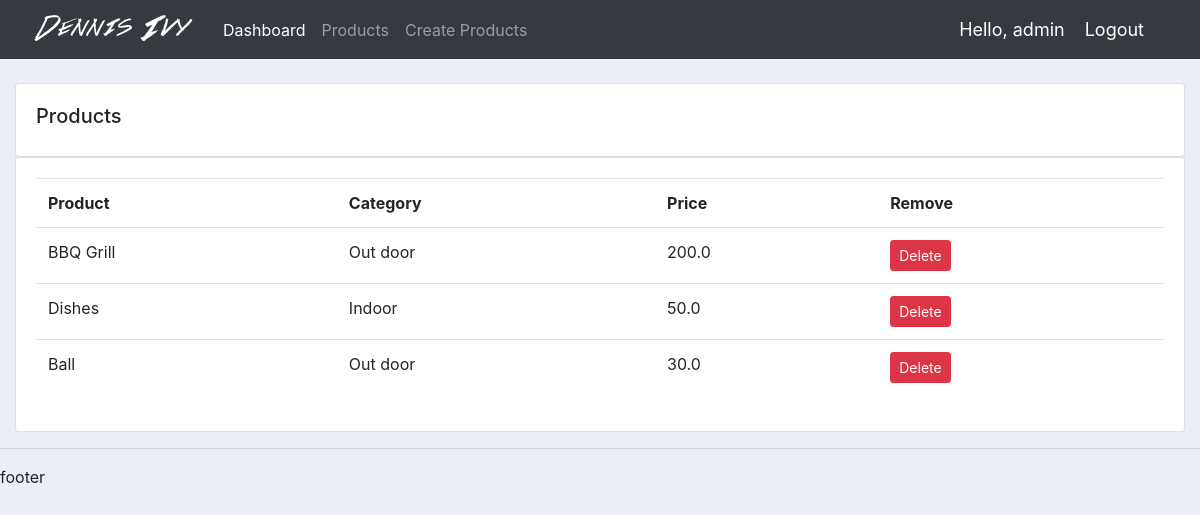
The app's page /products/ (signed in), older data.
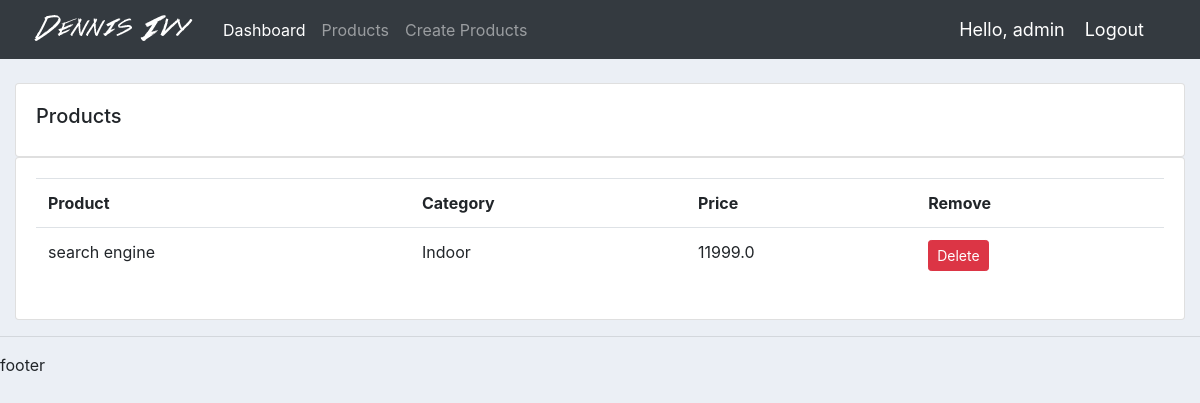
The same page, newer data.
### accounts/models.py (models this page shows, shortened)
class Product(models.Model):
	CATEGORY = (
		('Indoor','Indoor'),
		('Out door','Out door')
		)
	name=models.CharField(max_length=200, null=True, default='Product Deleted')
	price=models.FloatField(null=True)
	category=models.CharField(max_length=200, null=True, choices=CATEGORY)
	description=models.CharField(max_length=200, null=True, blank=True)
	date_created = models.DateTimeField(auto_now_add=True)
	tag = models.ManyToManyField(Tag)

### accounts/decorators.py (the view)
		def wrapper_func(request, *args, **kwargs):
			group = None
			if request.user.groups.exists():
				group = request.user.groups.all()[0].name
			if group in allowed_roles:
				return view_func(request, *args, **kwargs)
			else:
				return HttpResponse('You are not authorised to view this page')

### accounts/views.py (called while the page is built)
@login_required(login_url='login')
@allowed_users(allowed_roles=['admin'])
def products(request):
	products = Product.objects.all()
	return render(request, 'products/products.html', {'products':products})

### accounts/templates/products/products.html
{%  extends 'main/base.html' %}
{% block content %}
		<br>
		<div class="row">
			<div class="col-md">
				<div class="card card-body">
					<h5>Products</h5>
				</div>
				<div class="card card-body">
					<table class="table">
						<tr>
							<th>Product</th>
							<th>Category</th>
							<th>Price</th>
							<th>Remove</th>
						</tr>
						{% for produc in products %}
							<tr>
							<td>{{ produc.name }}</td>
							<td>{{ produc.category }}</td>
							<td>{{ produc.price }}</td>
							<td><a href="{% url 'delete_product' produc.id %}" class="btn btn-sm btn-danger">Delete</a></td>
							</tr>
						{% endfor %}
					</table>
				</div>
			</div>
		</div>
{% endblock content %}

### accounts/templates/main/base.html (shortened to what this page needs)
{% load static %}
<!DOCTYPE html>
<html lang="en">
<head>
	<link rel="stylesheet" href="https://stackpath.bootstrapcdn.com/bootstrap/4.3.1/css/bootstrap.min.css">
	<link rel="stylesheet" href="{% static 'css/accounts/main.css' %}">
</head>
<body>
	{% include 'main/navbar.html' %}
	<div class="container-fluid">
		{% block content %}
		{% endblock %}
	</div>
	<hr>
	<footer>footer</footer>
</body>
</html>

### accounts/templates/main/navbar.html (shortened to what this page needs)
{% load static %}
<nav class="navbar navbar-expand-lg navbar-dark bg-dark">
  <img src="{% static 'images/accounts/logo.png' %}" alt="">
  <div class="collapse navbar-collapse" id="navbarNav">
    <ul class="navbar-nav">
      {% if request.user.is_staff %}
        <li class="nav-item active">
          <a class="nav-link" href="{% url 'index' %}">Dashboard <span class="sr-only">(current)</span></a>
        </li>
        <li class="nav-item">
          <a class="nav-link" href="{% url 'products' %}">Products</a>
        </li>
        {% if  request.path == '/products/' %}
        <li class="nav-item">
          <a class="nav-link" href="{% url 'create_product' %}">Create Products</a>
        </li>
        {% endif %}
      {% else %}
        <li class="nav-item">
          <a href="{% url 'account' %}" class="nav-link">Settings</a>
        </li>
      {% endif %}
    </ul>
  </div>
  <span class="hello-user">Hello, {{request.user}}</span>
  <span class="hello-user"><a href="{% url 'logout' %}" class="hello-user">Logout</a></span>
</nav>

### static/css/accounts/main.css (style rules this page uses)
body { background-color: #ebeff5; }

### accounts/templates/main/navbar.html (style rules this page uses)
.hello-user { font-size: 18px; color: #fff; margin-right: 20px; }

Row changes from the older to the newer data that the page shows:
removed Product: name "BBQ Grill", category "Out door", price "200.0"
removed Product: name "Dishes", category "Indoor", price "50.0"
removed Product: name "Ball", category "Out door", price "30.0"
added Product: name "search engine", category "Indoor", price "11999.0"
